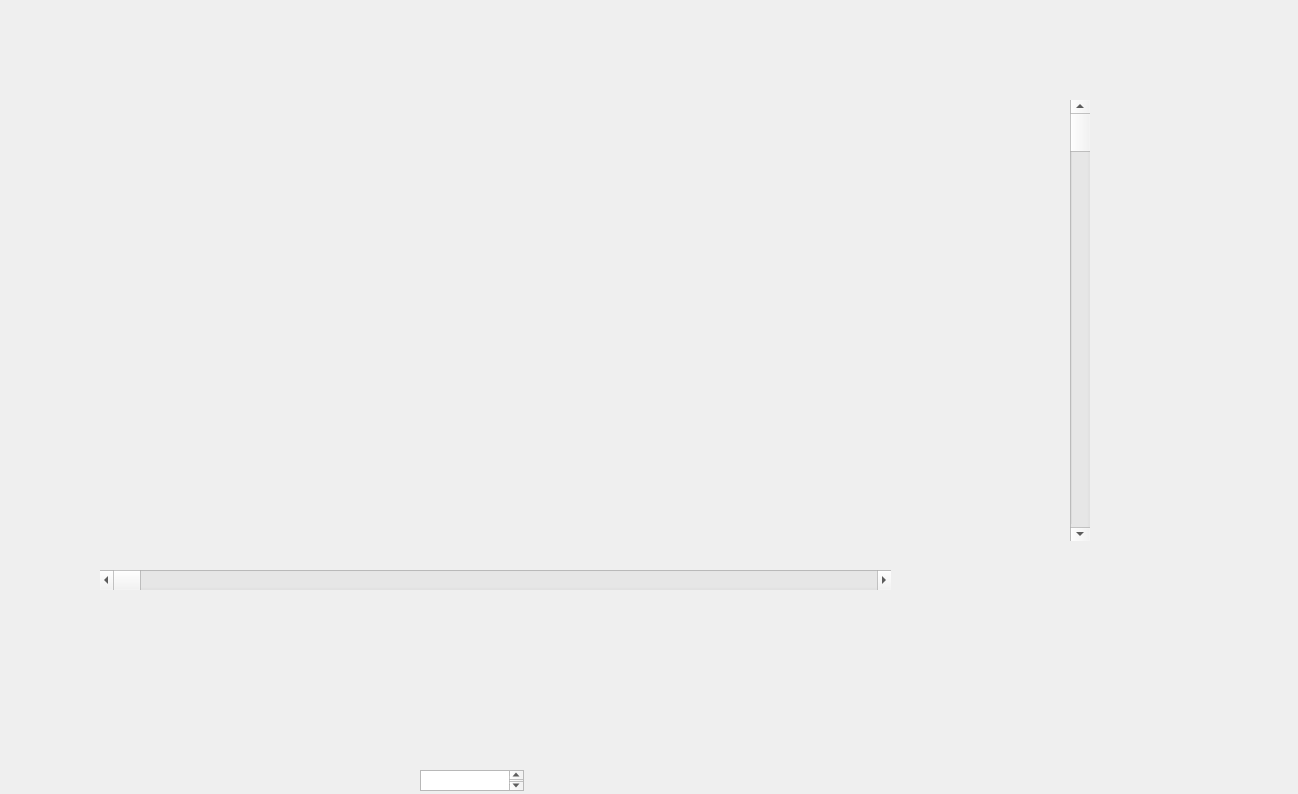
<?xml version="1.0" encoding="UTF-8"?>
<ui version="4.0">
 <class>Dialog</class>
 <widget class="QDialog" name="Dialog">
  <property name="geometry">
   <rect>
    <x>0</x>
    <y>0</y>
    <width>1298</width>
    <height>794</height>
   </rect>
  </property>
  <property name="windowTitle">
   <string>Dialog</string>
  </property>
  <widget class="QTextEdit" name="textEdit">
   <property name="geometry">
    <rect>
     <x>420</x>
     <y>770</y>
     <width>104</width>
     <height>21</height>
    </rect>
   </property>
  </widget>
  <widget class="QScrollBar" name="horizontalScrollBar">
   <property name="geometry">
    <rect>
     <x>100</x>
     <y>570</y>
     <width>791</width>
     <height>20</height>
    </rect>
   </property>
   <property name="mouseTracking">
    <bool>true</bool>
   </property>
   <property name="maximum">
    <number>100000</number>
   </property>
   <property name="singleStep">
    <number>1</number>
   </property>
   <property name="orientation">
    <enum>Qt::Horizontal</enum>
   </property>
  </widget>
  <widget class="QScrollBar" name="verticalScrollBar">
   <property name="geometry">
    <rect>
     <x>1070</x>
     <y>100</y>
     <width>20</width>
     <height>441</height>
    </rect>
   </property>
   <property name="orientation">
    <enum>Qt::Vertical</enum>
   </property>
  </widget>
 </widget>
 <layoutdefault spacing="6" margin="11"/>
 <resources/>
 <connections>
  <connection>
   <sender>Dialog</sender>
   <signal>finished(int)</signal>
   <receiver>horizontalScrollBar</receiver>
   <slot>setValue(int)</slot>
   <hints>
    <hint type="sourcelabel">
     <x>648</x>
     <y>396</y>
    </hint>
    <hint type="destinationlabel">
     <x>375</x>
     <y>579</y>
    </hint>
   </hints>
  </connection>
 </connections>
</ui>
